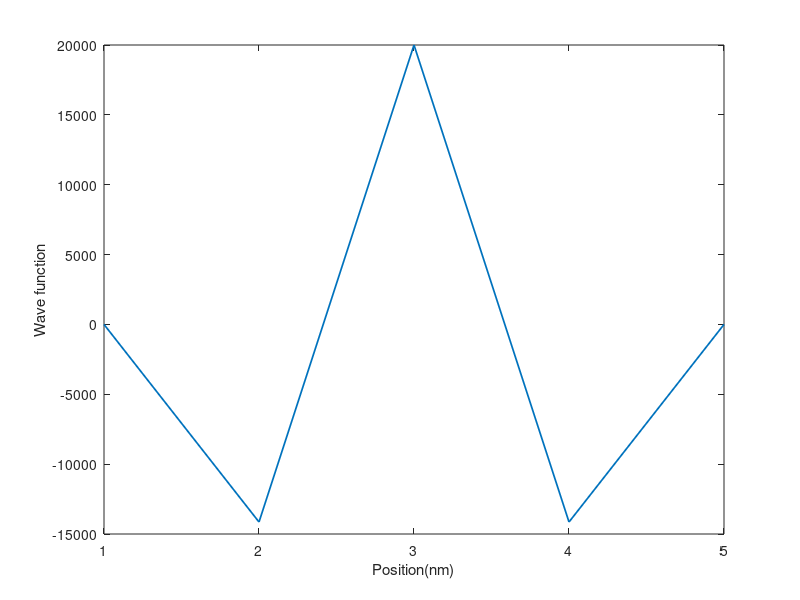

Reproduce this figure in MATLAB.
q=1.602e-19;   % Elementary charge, C
h=6.626e-34; hbar=h/(2*pi); % Planck constant ,J s 
L=5e-9;       % Well length ,m
m0=9.109e-31;  m=m0*0.19;    % Electron mass (kg)  &  effective mass            
N=5;            % Discretization       
N1=N-2;          % Exclude boundary
dx=L/(N-1);        
A=zeros(N1,N1);
wavefunction=zeros(N,N1);
En_exact=zeros(N1,1);

for ii=1:N1
     if ii==1          
        A(ii,ii)=-2;  A(ii,ii+1)=1;
     elseif ii==N1             
        A(ii,ii-1)=1;  A(ii,ii)=-2;
     else                       
        A(ii,ii-1)=1; A(ii,ii)=-2; A(ii,ii+1)=1;
     end
end

[eigenvector,eigenvalue] = eig(A);
unsorted_E=-hbar*hbar*(eigenvalue)/(2*m*dx*dx);
unsorted_E=unsorted_E/q;                        % To make J to eV 
[En,ind] = sort(diag(unsorted_E));
Sorted_eigenvector=eigenvector(:,ind);


%To get normalized wavefunction
Distribution=Sorted_eigenvector.*Sorted_eigenvector;
Sum=sum(Distribution)*dx;
for ii=1:N1
wavefunction(:,ii)=[zeros(1,1) ;Sorted_eigenvector(:,ii)/sqrt(Sum(1,ii)); zeros(1,1)];  %Including boundaries
end


%Exaxt Solution of Energy and wavefunction
x=0:dx:L;
wavefunction_exact=sqrt(2/L)*sin(pi/L*x);
for n=1:N1
    En_exact(n,1)=hbar*hbar*(n*pi/L)^2/(2*m*q);
end
wavefunction_exact=transpose(wavefunction_exact);

x=linspace(0,L*1e+9,N);
plot(wavefunction(:,3),'linewidth',1.25);
xlabel('Position(nm)');
ylabel('Wave function');
